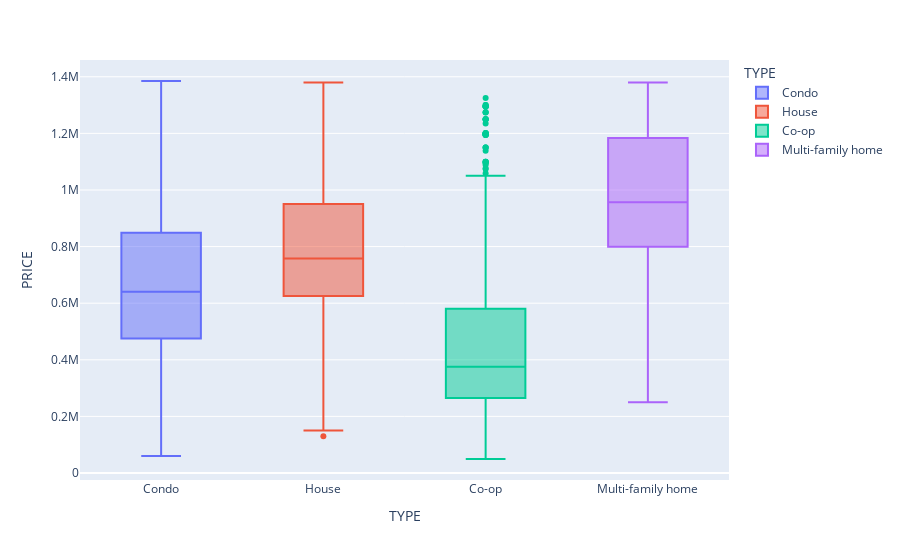

Notebook source saved alongside this figure:
### Code cell
fig = px.box(data_frame=df , x = 'TYPE' , y = 'PRICE' , color = 'TYPE')

fig.show()

### Figure 1 — Plotly figure (JSON) as saved in the notebook; plotly's stock layout.template omitted (floating-point values rounded to 4 significant figures; data arrays with more than 128 entries replaced by an {"elided": "..."} marker saying what was removed)
{"data": [{"alignmentgroup": "True", "hovertemplate": "TYPE=%{x}<br>PRICE=%{y}<extra></extra>", "legendgroup": "Condo", "marker": {"color": "#636efa"}, "name": "Condo", "notched": false, "offsetgroup": "Condo", "orientation": "v", "showlegend": true, "type": "box", "x": {"elided": "570 str values"}, "x0": " ", "xaxis": "x", "y": {"elided": "570 int values"}, "y0": " ", "yaxis": "y"}, {"alignmentgroup": "True", "hovertemplate": "TYPE=%{x}<br>PRICE=%{y}<extra></extra>", "legendgroup": "House", "marker": {"color": "#EF553B"}, "name": "House", "notched": false, "offsetgroup": "House", "orientation": "v", "showlegend": true, "type": "box", "x": {"elided": "793 str values"}, "x0": " ", "xaxis": "x", "y": {"elided": "793 int values"}, "y0": " ", "yaxis": "y"}, {"alignmentgroup": "True", "hovertemplate": "TYPE=%{x}<br>PRICE=%{y}<extra></extra>", "legendgroup": "Co-op", "marker": {"color": "#00cc96"}, "name": "Co-op", "notched": false, "offsetgroup": "Co-op", "orientation": "v", "showlegend": true, "type": "box", "x": {"elided": "1234 str values"}, "x0": " ", "xaxis": "x", "y": {"elided": "1234 int values"}, "y0": " ", "yaxis": "y"}, {"alignmentgroup": "True", "hovertemplate": "TYPE=%{x}<br>PRICE=%{y}<extra></extra>", "legendgroup": "Multi-family home", "marker": {"color": "#ab63fa"}, "name": "Multi-family home", "notched": false, "offsetgroup": "Multi-family home", "orientation": "v", "showlegend": true, "type": "box", "x": {"elided": "468 str values"}, "x0": " ", "xaxis": "x", "y": {"elided": "468 int values"}, "y0": " ", "yaxis": "y"}], "layout": {"boxmode": "overlay", "legend": {"title": {"text": "TYPE"}, "tracegroupgap": 0}, "margin": {"t": 60}, "xaxis": {"anchor": "y", "categoryarray": ["Condo", "House", "Co-op", "Multi-family home"], "categoryorder": "array", "domain": [0, 1], "title": {"text": "TYPE"}}, "yaxis": {"anchor": "x", "domain": [0, 1], "title": {"text": "PRICE"}}}}
